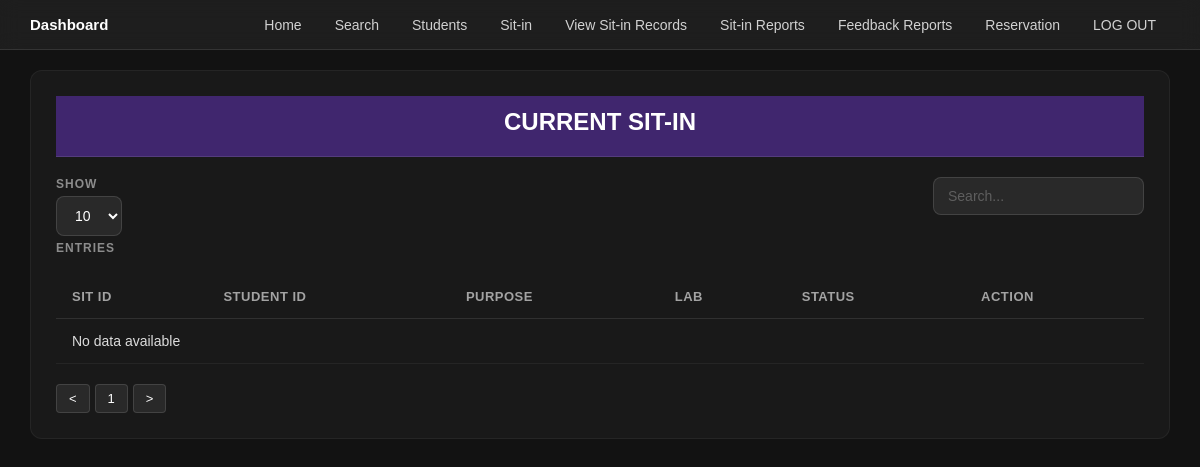
The page /sitin.php on the database as committed earlier.
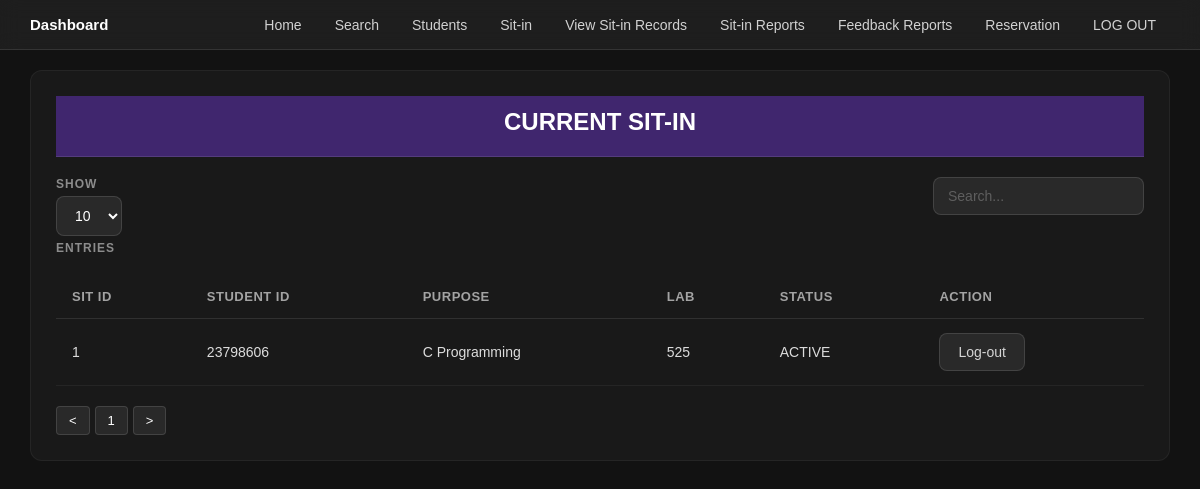
The same page on the database as committed later.
### tables this page shows
CREATE TABLE `sit_ins` (
  `sit_id` int(11) NOT NULL,
  `student_id` int(11) NOT NULL,
  `purpose` varchar(100) NOT NULL,
  `lab` varchar(50) NOT NULL,
  `status` varchar(20) DEFAULT 'ACTIVE'
);

### sitin.php (the view, shortened to what this page needs)
<?php
require_once("includes/dbh.inc.php");
$stmt = $pdo->query("
    SELECT * FROM sit_ins
    ORDER BY sit_id DESC
");
$rows = $stmt->fetchAll(PDO::FETCH_ASSOC);
?>
<!DOCTYPE html>
<html lang="en">
<head>
<link rel="stylesheet" href="style.css">
</head>
<body>
<nav>
    <span class="nav-brand">Dashboard</span>
    <ul class="nav-links">
        <li><a href="admin.php">Home</a></li>
        <li><a href="#" onclick="openSearch(); return false;">Search</a></li>
        <li><a href="adminStudent.php">Students</a></li>
        <li><a href="sitin.php">Sit-in</a></li>
        <li><a href="#">View Sit-in Records</a></li>
        <li><a href="#">Sit-in Reports</a></li>
        <li><a href="#">Feedback Reports</a></li>
        <li><a href="#">Reservation</a></li>
        <li><a href="logout.php">LOG OUT</a></li>
    </ul>
</nav>
<div class="full-width-content">
    <div class="panel-header">CURRENT SIT-IN</div>
    <div class="table-controls" style="display:flex; justify-content:space-between; margin-bottom:20px;">
        <div class="field-group">
            <label>Show</label>
            <select>
                <option>10</option>
            </select>
            <label>entries</label>
        </div>
        <div class="field-group">
            <input type="text" placeholder="Search...">
        </div>
    </div>
    <table class="data-table">
        <thead>
            <tr>
                <th>Sit ID</th>
                <th>Student ID</th>
                <th>Purpose</th>
                <th>Lab</th>
                <th>Status</th>
                <th>Action</th>
            </tr>
        </thead>
        <tbody>
        <?php if (count($rows) > 0): ?>
            <?php foreach ($rows as $row): ?>
                <tr>
                    <td><?= $row['sit_id'] ?></td>
                    <td><?= $row['student_id'] ?></td>
                    <td><?= $row['purpose'] ?></td>
                    <td><?= $row['lab'] ?></td>
                    <td><?= $row['status'] ?></td>
                    <td>
                        <?php if ($row['status'] === 'ACTIVE'): ?>
                            <form method="POST" action="logout_sitin.php" style="display:inline;">
                                <button type="submit" class="modal-btn-close">
                                    Log-out
                                </button>
                            </form>
                        <?php else: ?>
                            <span style="color:rgba(255,255,255,0.4); font-size:12px;">
                                Done
                            </span>
                        <?php endif; ?>
                    </td>
                </tr>
            <?php endforeach; ?>
        <?php else: ?>
            <tr>
                <td colspan="6" class="no-data">No data available</td>
            </tr>
        <?php endif; ?>
        </tbody>
    </table>
    <div class="pagination">
        <button class="pagination-btn">&lt;</button>
        <button class="pagination-btn">1</button>
        <button class="pagination-btn">&gt;</button>
    </div>
</div>
</body>
</html>

Rows that differ between the two databases and show on the page:
added sit_ins: sit_id "1", student "23798606", purpose "C Programming", lab "525", status "ACTIVE"
Other text that changed with them:
text no longer shown: "No data available"
